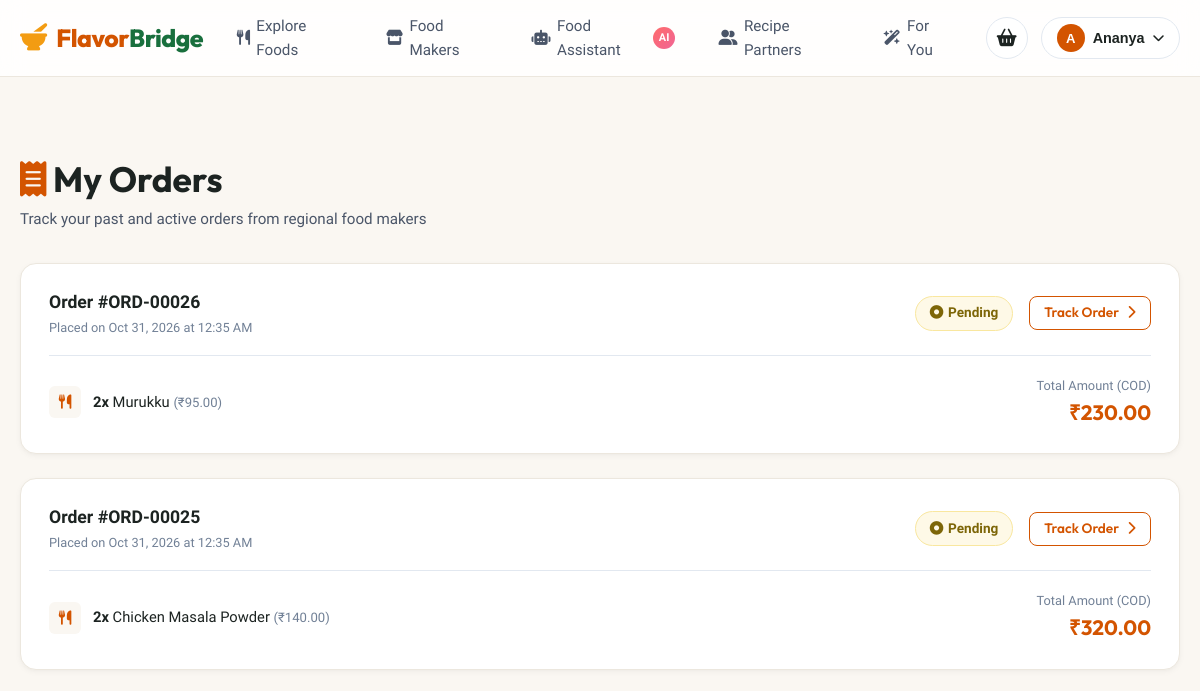
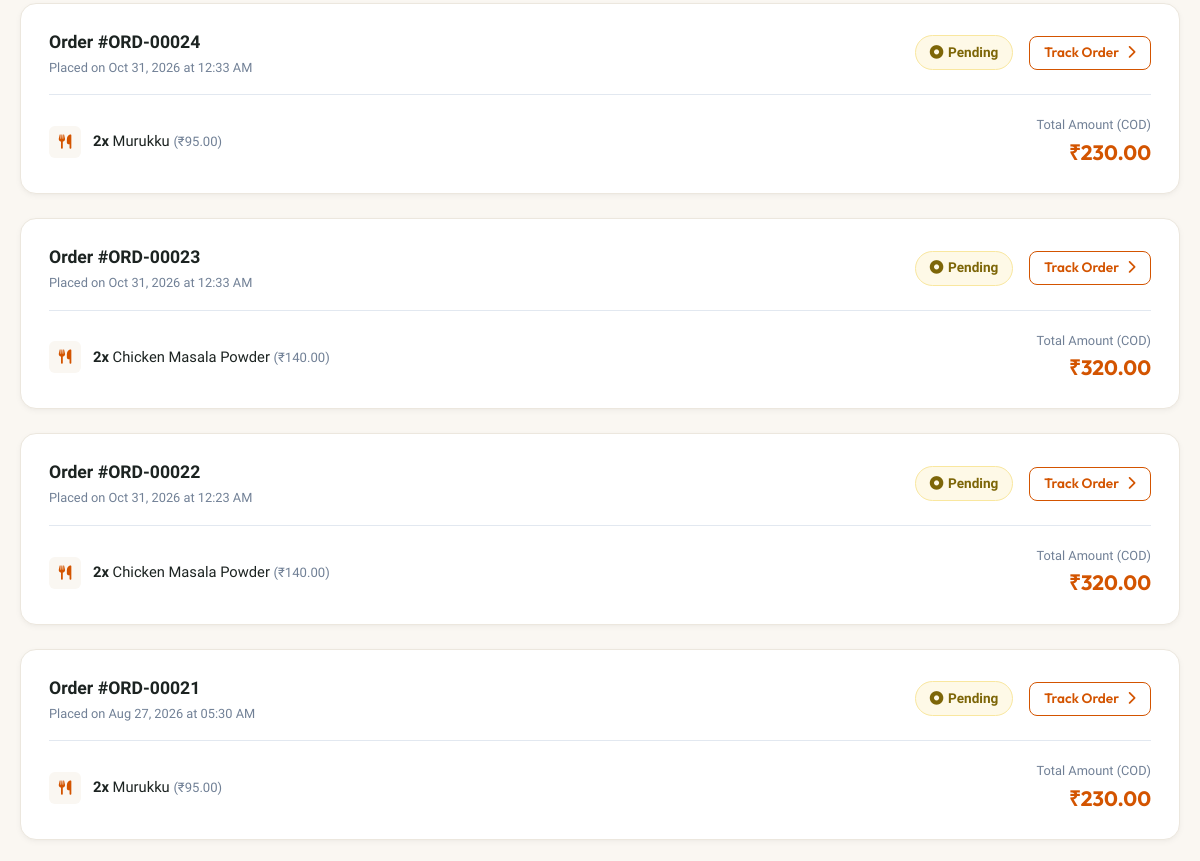
The page /orders (signed in, upper part) on the database as committed earlier (2 pictures, top to bottom).
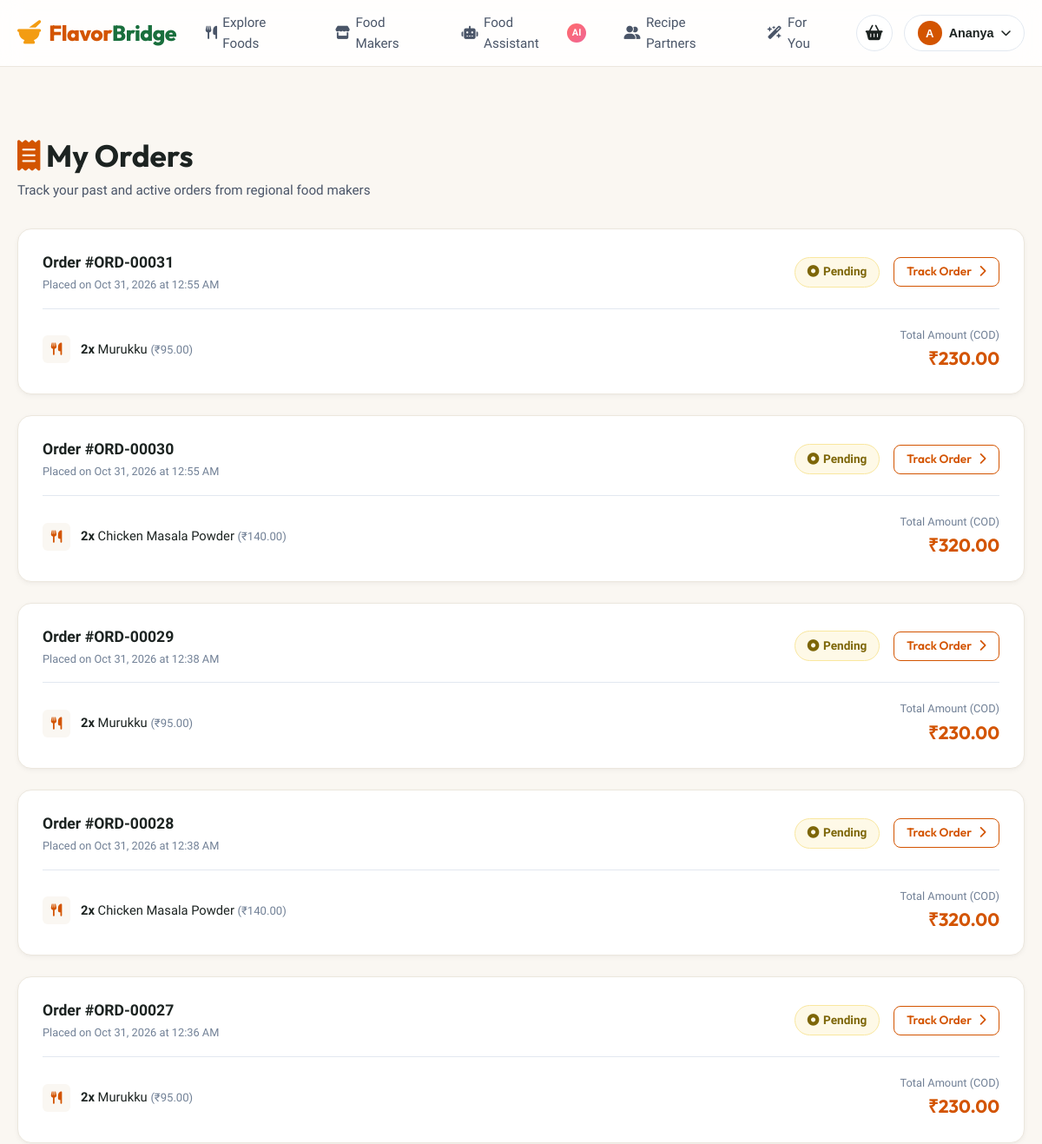
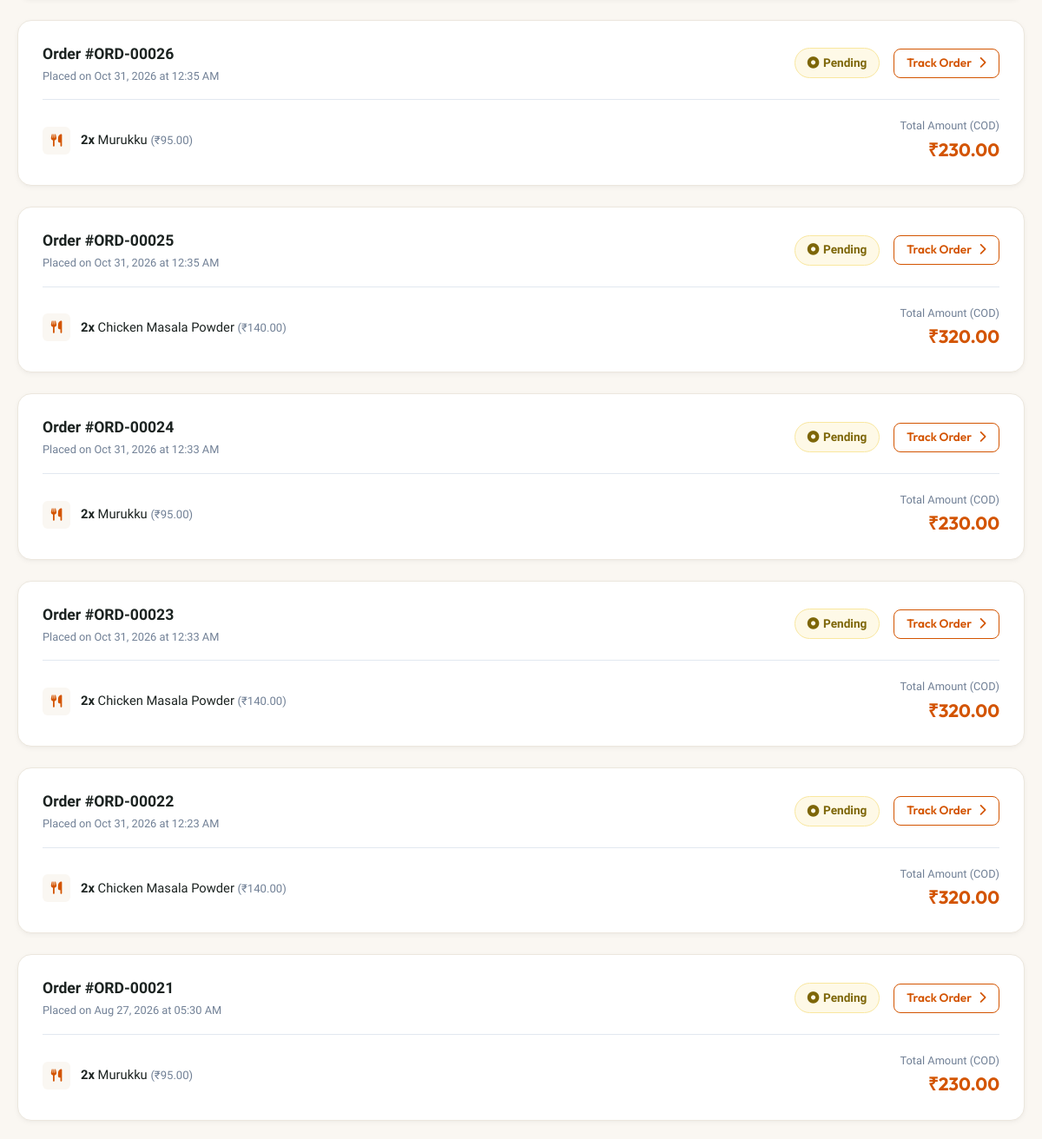
The same page on the database as committed later (2 pictures, top to bottom).
### backend/models.py (models this page shows, shortened)
class Order(db.Model):
    __tablename__ = 'orders'
    id = db.Column(db.Integer, primary_key=True)
    customer_id = db.Column(db.Integer, db.ForeignKey('users.id'), nullable=False)
    total_amount = db.Column(db.Float, nullable=False)
    address = db.Column(db.Text, nullable=False)
    city = db.Column(db.String(100), nullable=False)
    state = db.Column(db.String(100), nullable=False, default='Tamil Nadu')
    pincode = db.Column(db.String(20), nullable=False)
    phone = db.Column(db.String(20), nullable=False)
    payment_method = db.Column(db.String(50), nullable=False, default='Cash on Delivery')
    status = db.Column(db.String(50), nullable=False, default='Pending')
    created_at = db.Column(db.DateTime, default=datetime.utcnow)
    items = db.relationship('OrderItem', backref='order', lazy=True, cascade='all, delete-orphan')

class OrderItem(db.Model):
    __tablename__ = 'order_items'
    id = db.Column(db.Integer, primary_key=True)
    order_id = db.Column(db.Integer, db.ForeignKey('orders.id', ondelete='CASCADE'), nullable=False)
    product_id = db.Column(db.Integer, db.ForeignKey('products.id'), nullable=False)
    food_maker_id = db.Column(db.Integer, db.ForeignKey('food_makers.id'), nullable=False)
    quantity = db.Column(db.Integer, nullable=False, default=1)
    price = db.Column(db.Float, nullable=False)  # Unit price at time of purchase

class Product(db.Model):
    __tablename__ = 'products'
    id = db.Column(db.Integer, primary_key=True)
    food_maker_id = db.Column(db.Integer, db.ForeignKey('food_makers.id', ondelete='CASCADE'), nullable=False)
    name = db.Column(db.String(150), nullable=False, index=True)
    category = db.Column(db.String(100), nullable=False, index=True)
    description = db.Column(db.Text, nullable=True)
    ingredients = db.Column(db.Text, nullable=True)
    price = db.Column(db.Float, nullable=False)
    city = db.Column(db.String(100), nullable=False, index=True)
    region = db.Column(db.String(100), nullable=True)
    image = db.Column(db.String(255), nullable=True)
    stock = db.Column(db.Integer, default=10)
    product_type = db.Column(db.String(50), nullable=False, default='Packaged Food')  # 'Packaged Food' or 'Fresh Food'
    preparation_time = db.Column(db.String(50), nullable=True, default='1-2 days')
    net_quantity = db.Column(db.String(50), nullable=True, default='250g')  # e.g., '500g', '150g', '250g', '1 kg', '1 Plate'
    created_at = db.Column(db.DateTime, default=datetime.utcnow)
    cart_items = db.relationship('CartItem', backref='product', lazy=True, cascade='all, delete-orphan')
    order_items = db.relationship('OrderItem', backref='product', lazy=True)
    reviews = db.relationship('Review', backref='product', lazy=True, cascade='all, delete-orphan')
    interactions = db.relationship('Interaction', backref='product', lazy=True, cascade='all, delete-orphan')

### backend/routes/order_routes.py (the view)
@order_bp.route('/orders')
@login_required
def customer_orders():
    user_id = session.get('user_id')
    orders = Order.query.filter_by(customer_id=user_id).order_by(Order.created_at.desc()).all()
    return render_template('orders.html', orders=orders)

### backend/models.py (called while the page is built)
    @property
    def total_items(self):
        return sum(item.quantity for item in self.items)

### backend/utils/security.py (called while the page is built)
def login_required(f):
    @wraps(f)
    def decorated_function(*args, **kwargs):
        user_id = session.get('user_id')
        if not user_id or not User.query.get(user_id):
            session.clear()
            flash('Please log in to access this page.', 'warning')
            return redirect(url_for('auth.login', next=request.path))
        return f(*args, **kwargs)
    return decorated_function

### frontend/templates/orders.html (shortened to what this page needs)
{% extends "base.html" %}
{% block content %}
<div class="container" style="padding: 3rem 1.25rem;">
  <div style="margin-bottom: 2rem;">
    <h1 style="font-size: 2.2rem; margin-bottom: 0.35rem;"><i class="fa-solid fa-receipt" style="color: var(--primary);"></i> My Orders</h1>
    <p style="color: var(--gray-dark); font-size: 0.95rem;">Track your past and active orders from regional food makers</p>
  </div>
  {% if orders %}
    <div style="display: flex; flex-direction: column; gap: 1.5rem;">
      {% for order in orders %}
        <div style="background: #FFFFFF; border-radius: 16px; border: var(--border-light); padding: 1.5rem 1.75rem; box-shadow: var(--shadow-sm); display: flex; flex-direction: column; gap: 1.25rem;">
          <div style="display: flex; justify-content: space-between; align-items: center; border-bottom: 1px solid var(--gray-light); padding-bottom: 1rem; flex-wrap: wrap; gap: 0.75rem;">
            <div>
              <strong style="font-size: 1.1rem; color: var(--dark);">Order #ORD-{{ "%05d"|format(order.id) }}</strong>
              <div style="font-size: 0.8rem; color: var(--gray-medium); margin-top: 2px;">
                Placed on {{ order.created_at.strftime('%b %d, %Y at %I:%M %p') }}
              </div>
            </div>
            <div style="display: flex; align-items: center; gap: 1rem;">
              <span class="badge {% if order.status == 'Delivered' %}badge-verified{% elif order.status in ['Preparing', 'Shipped', 'Out for Delivery'] %}badge-fresh{% else %}badge-pending{% endif %}" style="font-size: 0.85rem; padding: 0.35rem 0.85rem;">
                <i class="fa-solid fa-circle-dot"></i> {{ order.status }}
              </span>
              <a href="{{ url_for('order.order_detail', order_id=order.id) }}" class="btn btn-outline btn-sm">
                Track Order <i class="fa-solid fa-chevron-right"></i>
              </a>
            </div>
          </div>
          <div class="order-card-body-grid">
            <div style="display: flex; flex-direction: column; gap: 0.5rem;">
              {% for item in order.items %}
                <div style="display: flex; align-items: center; gap: 0.75rem; font-size: 0.92rem;">
                  <div style="width: 32px; height: 32px; border-radius: 6px; background: #FAF7F2; color: var(--primary); display: flex; align-items: center; justify-content: center; font-size: 0.9rem;">
                    <i class="fa-solid fa-utensils"></i>
                  </div>
                  <span>
                    <strong>{{ item.quantity }}x</strong> {{ item.product.name if item.product else 'Specialty Item' }}
                    <span style="color: var(--gray-medium); font-size: 0.82rem;">(₹{{ "%.2f"|format(item.price) }})</span>
                  </span>
                </div>
              {% endfor %}
            </div>
            <div style="text-align: right;">
              <div style="font-size: 0.8rem; color: var(--gray-medium);">Total Amount (COD)</div>
              <strong style="font-size: 1.3rem; font-family: var(--font-heading); color: var(--primary);">₹{{ "%.2f"|format(order.total_amount) }}</strong>
            </div>
          </div>
        </div>
      {% endfor %}
    </div>
  {% endif %}
</div>
{% endblock %}

Rows that differ between the two databases and show on the page:
added Order: id "00031", created_at "Oct 31, 2026 at 12:55 AM", status "Pending", total_amount "230.00"
added OrderItem: quantity "2", product "Murukku", price "95.00", shown under "00031"
added Order: id "00030", created_at "Oct 31, 2026 at 12:55 AM", status "Pending", total_amount "320.00"
added OrderItem: quantity "2", product "Chicken Masala Powder", price "140.00", shown under "00030"
added Order: id "00029", created_at "Oct 31, 2026 at 12:38 AM", status "Pending", total_amount "230.00"
added OrderItem: quantity "2", product "Murukku", price "95.00", shown under "00029"
added Order: id "00028", created_at "Oct 31, 2026 at 12:38 AM", status "Pending", total_amount "320.00"
added OrderItem: quantity "2", product "Chicken Masala Powder", price "140.00", shown under "00028"
added Order: id "00027", created_at "Oct 31, 2026 at 12:36 AM", status "Pending", total_amount "230.00"
added OrderItem: quantity "2", product "Murukku", price "95.00", shown under "00027"
